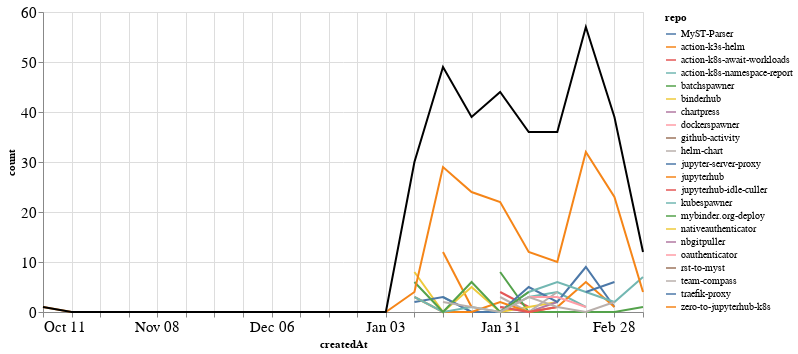

The cell this chart's notebook holds for it:
### Markdown cell above
### Comments

### Code cell
comments_time = comments.groupby('repo').resample('W', on='createdAt').count()['author'].reset_index()
comments_time = comments_time.rename(columns={'author': 'count'})
comments_time_total = comments_time.groupby('createdAt').agg({"count": "sum"}).reset_index()
ch1 = alt.Chart(comments_time, width=600).mark_line().encode(
    x='createdAt',
    y='count',
    color='repo',
    tooltip="repo"
)

ch2 = alt.Chart(comments_time_total, width=600).mark_line(color="black").encode(
    x='createdAt',
    y='count',
)

ch1 + ch2

### Figure 1 — Vega-Lite specification as saved in the notebook (floating-point values rounded to 4 significant figures)
{"config": {"axisLeft": {"labelFontSize": 15}, "axisBottom": {"labelFontSize": 15}}, "layer": [{"data": {"name": "data-e8ced9fc1432a0bd62c8706b0d2817c8"}, "mark": "line", "encoding": {"color": {"type": "nominal", "field": "repo"}, "tooltip": {"type": "nominal", "field": "repo"}, "x": {"type": "temporal", "field": "createdAt"}, "y": {"type": "quantitative", "field": "count"}}, "width": 600}, {"data": {"name": "data-bfb37d4780eeacdf0fcced71d929b319"}, "mark": {"type": "line", "color": "black"}, "encoding": {"x": {"type": "temporal", "field": "createdAt"}, "y": {"type": "quantitative", "field": "count"}}, "width": 600}], "$schema": "https://vega.github.io/schema/vega-lite/v4.8.1.json", "datasets": {"data-e8ced9fc1432a0bd62c8706b0d2817c8": [{"repo": "MyST-Parser", "createdAt": "2021-01-24T00:00:00", "count": 1}, {"repo": "action-k3s-helm", "createdAt": "2021-01-17T00:00:00", "count": 12}, {"repo": "action-k3s-helm", "createdAt": "2021-01-24T00:00:00", "count": 1}, {"repo": "action-k8s-await-workloads", "createdAt": "2021-01-31T00:00:00", "count": 4}, {"repo": "action-k8s-await-workloads", "createdAt": "2021-02-07T00:00:00", "count": 1}, {"repo": "action-k8s-namespace-report", "createdAt": "2021-01-17T00:00:00", "count": 3}, {"repo": "action-k8s-namespace-report", "createdAt": "2021-01-24T00:00:00", "count": 0}, {"repo": "action-k8s-namespace-report", "createdAt": "2021-01-31T00:00:00", "count": 0}, {"repo": "action-k8s-namespace-report", "createdAt": "2021-02-07T00:00:00", "count": 3}, {"repo": "action-k8s-namespace-report", "createdAt": "2021-02-14T00:00:00", "count": 4}, {"repo": "action-k8s-namespace-report", "createdAt": "2021-02-21T00:00:00", "count": 1}, {"repo": "batchspawner", "createdAt": "2021-01-31T00:00:00", "count": 8}, {"repo": "batchspawner", "createdAt": "2021-02-07T00:00:00", "count": 0}, {"repo": "batchspawner", "createdAt": "2021-02-14T00:00:00", "count": 0}, {"repo": "batchspawner", "createdAt": "2021-02-21T00:00:00", "count": 0}, {"repo": "batchspawner", "createdAt": "2021-02-28T00:00:00", "count": 0}, {"repo": "batchspawner", "createdAt": "2021-03-07T00:00:00", "count": 1}, {"repo": "binderhub", "createdAt": "2021-01-10T00:00:00", "count": 8}, {"repo": "binderhub", "createdAt": "2021-01-17T00:00:00", "count": 0}, {"repo": "binderhub", "createdAt": "2021-01-24T00:00:00", "count": 5}, {"repo": "binderhub", "createdAt": "2021-01-31T00:00:00", "count": 0}, {"repo": "binderhub", "createdAt": "2021-02-07T00:00:00", "count": 1}, {"repo": "binderhub", "createdAt": "2021-02-14T00:00:00", "count": 2}, {"repo": "chartpress", "createdAt": "2021-01-31T00:00:00", "count": 1}, {"repo": "chartpress", "createdAt": "2021-02-07T00:00:00", "count": 0}, {"repo": "chartpress", "createdAt": "2021-02-14T00:00:00", "count": 2}, {"repo": "dockerspawner", "createdAt": "2021-02-28T00:00:00", "count": 2}, {"repo": "github-activity", "createdAt": "2021-02-28T00:00:00", "count": 2}, {"repo": "helm-chart", "createdAt": "2021-01-31T00:00:00", "count": 3}, {"repo": "helm-chart", "createdAt": "2021-02-07T00:00:00", "count": 0}, {"repo": "helm-chart", "createdAt": "2021-02-14T00:00:00", "count": 4}, {"repo": "jupyter-server-proxy", "createdAt": "2021-01-10T00:00:00", "count": 2}, {"repo": "jupyter-server-proxy", "createdAt": "2021-01-17T00:00:00", "count": 3}, {"repo": "jupyter-server-proxy", "createdAt": "2021-01-24T00:00:00", "count": 0}, {"repo": "jupyter-server-proxy", "createdAt": "2021-01-31T00:00:00", "count": 0}, {"repo": "jupyter-server-proxy", "createdAt": "2021-02-07T00:00:00", "count": 5}, {"repo": "jupyter-server-proxy", "createdAt": "2021-02-14T00:00:00", "count": 2}, {"repo": "jupyter-server-proxy", "createdAt": "2021-02-21T00:00:00", "count": 9}, {"repo": "jupyter-server-proxy", "createdAt": "2021-02-28T00:00:00", "count": 1}, {"repo": "jupyterhub", "createdAt": "2021-01-10T00:00:00", "count": 3}, {"repo": "jupyterhub", "createdAt": "2021-01-17T00:00:00", "count": 0}, {"repo": "jupyterhub", "createdAt": "2021-01-24T00:00:00", "count": 0}, {"repo": "jupyterhub", "createdAt": "2021-01-31T00:00:00", "count": 2}, {"repo": "jupyterhub", "createdAt": "2021-02-07T00:00:00", "count": 0}, {"repo": "jupyterhub", "createdAt": "2021-02-14T00:00:00", "count": 1}, {"repo": "jupyterhub", "createdAt": "2021-02-21T00:00:00", "count": 6}, {"repo": "jupyterhub", "createdAt": "2021-02-28T00:00:00", "count": 1}, {"repo": "jupyterhub-idle-culler", "createdAt": "2021-01-31T00:00:00", "count": 1}, {"repo": "jupyterhub-idle-culler", "createdAt": "2021-02-07T00:00:00", "count": 0}, {"repo": "jupyterhub-idle-culler", "createdAt": "2021-02-14T00:00:00", "count": 1}, {"repo": "kubespawner", "createdAt": "2021-01-10T00:00:00", "count": 3}, {"repo": "kubespawner", "createdAt": "2021-01-17T00:00:00", "count": 0}, {"repo": "kubespawner", "createdAt": "2021-01-24T00:00:00", "count": 1}, {"repo": "kubespawner", "createdAt": "2021-01-31T00:00:00", "count": 0}, {"repo": "kubespawner", "createdAt": "2021-02-07T00:00:00", "count": 4}, {"repo": "kubespawner", "createdAt": "2021-02-14T00:00:00", "count": 6}, {"repo": "kubespawner", "createdAt": "2021-02-21T00:00:00", "count": 4}, {"repo": "kubespawner", "createdAt": "2021-02-28T00:00:00", "count": 2}, {"repo": "kubespawner", "createdAt": "2021-03-07T00:00:00", "count": 7}, {"repo": "mybinder.org-deploy", "createdAt": "2021-01-10T00:00:00", "count": 6}, {"repo": "mybinder.org-deploy", "createdAt": "2021-01-17T00:00:00", "count": 0}, {"repo": "mybinder.org-deploy", "createdAt": "2021-01-24T00:00:00", "count": 6}, {"repo": "mybinder.org-deploy", "createdAt": "2021-01-31T00:00:00", "count": 0}, {"repo": "mybinder.org-deploy", "createdAt": "2021-02-07T00:00:00", "count": 4}, {"repo": "nativeauthenticator", "createdAt": "2021-01-31T00:00:00", "count": 3}, {"repo": "nbgitpuller", "createdAt": "2021-01-10T00:00:00", "count": 3}, {"repo": "oauthenticator", "createdAt": "2021-02-07T00:00:00", "count": 3}, {"repo": "oauthenticator", "createdAt": "2021-02-14T00:00:00", "count": 3}, {"repo": "oauthenticator", "createdAt": "2021-02-21T00:00:00", "count": 1}, {"repo": "rst-to-myst", "createdAt": "2021-01-10T00:00:00", "count": 1}, {"repo": "team-compass", "createdAt": "2021-01-17T00:00:00", "count": 2}, {"repo": "team-compass", "createdAt": "2021-01-24T00:00:00", "count": 1}, {"repo": "team-compass", "createdAt": "2021-01-31T00:00:00", "count": 0}, {"repo": "team-compass", "createdAt": "2021-02-07T00:00:00", "count": 3}, {"repo": "team-compass", "createdAt": "2021-02-14T00:00:00", "count": 1}, {"repo": "team-compass", "createdAt": "2021-02-21T00:00:00", "count": 0}, {"repo": "team-compass", "createdAt": "2021-02-28T00:00:00", "count": 2}, {"repo": "traefik-proxy", "createdAt": "2021-02-21T00:00:00", "count": 4}, {"repo": "traefik-proxy", "createdAt": "2021-02-28T00:00:00", "count": 6}, {"repo": "zero-to-jupyterhub-k8s", "createdAt": "2020-10-11T00:00:00", "count": 1}, {"repo": "zero-to-jupyterhub-k8s", "createdAt": "2020-10-18T00:00:00", "count": 0}, {"repo": "zero-to-jupyterhub-k8s", "createdAt": "2020-10-25T00:00:00", "count": 0}, {"repo": "zero-to-jupyterhub-k8s", "createdAt": "2020-11-01T00:00:00", "count": 0}, {"repo": "zero-to-jupyterhub-k8s", "createdAt": "2020-11-08T00:00:00", "count": 0}, {"repo": "zero-to-jupyterhub-k8s", "createdAt": "2020-11-15T00:00:00", "count": 0}, {"repo": "zero-to-jupyterhub-k8s", "createdAt": "2020-11-22T00:00:00", "count": 0}, {"repo": "zero-to-jupyterhub-k8s", "createdAt": "2020-11-29T00:00:00", "count": 0}, {"repo": "zero-to-jupyterhub-k8s", "createdAt": "2020-12-06T00:00:00", "count": 0}, {"repo": "zero-to-jupyterhub-k8s", "createdAt": "2020-12-13T00:00:00", "count": 0}, {"repo": "zero-to-jupyterhub-k8s", "createdAt": "2020-12-20T00:00:00", "count": 0}, {"repo": "zero-to-jupyterhub-k8s", "createdAt": "2020-12-27T00:00:00", "count": 0}, {"repo": "zero-to-jupyterhub-k8s", "createdAt": "2021-01-03T00:00:00", "count": 0}, {"repo": "zero-to-jupyterhub-k8s", "createdAt": "2021-01-10T00:00:00", "count": 4}, {"repo": "zero-to-jupyterhub-k8s", "createdAt": "2021-01-17T00:00:00", "count": 29}, {"repo": "zero-to-jupyterhub-k8s", "createdAt": "2021-01-24T00:00:00", "count": 24}, {"repo": "zero-to-jupyterhub-k8s", "createdAt": "2021-01-31T00:00:00", "count": 22}, {"repo": "zero-to-jupyterhub-k8s", "createdAt": "2021-02-07T00:00:00", "count": 12}, {"repo": "zero-to-jupyterhub-k8s", "createdAt": "2021-02-14T00:00:00", "count": 10}, {"repo": "zero-to-jupyterhub-k8s", "createdAt": "2021-02-21T00:00:00", "count": 32}, {"repo": "zero-to-jupyterhub-k8s", "createdAt": "2021-02-28T00:00:00", "count": 23}, {"repo": "zero-to-jupyterhub-k8s", "createdAt": "2021-03-07T00:00:00", "count": 4}], "data-bfb37d4780eeacdf0fcced71d929b319": [{"createdAt": "2020-10-11T00:00:00", "count": 1}, {"createdAt": "2020-10-18T00:00:00", "count": 0}, {"createdAt": "2020-10-25T00:00:00", "count": 0}, {"createdAt": "2020-11-01T00:00:00", "count": 0}, {"createdAt": "2020-11-08T00:00:00", "count": 0}, {"createdAt": "2020-11-15T00:00:00", "count": 0}, {"createdAt": "2020-11-22T00:00:00", "count": 0}, {"createdAt": "2020-11-29T00:00:00", "count": 0}, {"createdAt": "2020-12-06T00:00:00", "count": 0}, {"createdAt": "2020-12-13T00:00:00", "count": 0}, {"createdAt": "2020-12-20T00:00:00", "count": 0}, {"createdAt": "2020-12-27T00:00:00", "count": 0}, {"createdAt": "2021-01-03T00:00:00", "count": 0}, {"createdAt": "2021-01-10T00:00:00", "count": 30}, {"createdAt": "2021-01-17T00:00:00", "count": 49}, {"createdAt": "2021-01-24T00:00:00", "count": 39}, {"createdAt": "2021-01-31T00:00:00", "count": 44}, {"createdAt": "2021-02-07T00:00:00", "count": 36}, {"createdAt": "2021-02-14T00:00:00", "count": 36}, {"createdAt": "2021-02-21T00:00:00", "count": 57}, {"createdAt": "2021-02-28T00:00:00", "count": 39}, {"createdAt": "2021-03-07T00:00:00", "count": 12}]}}
